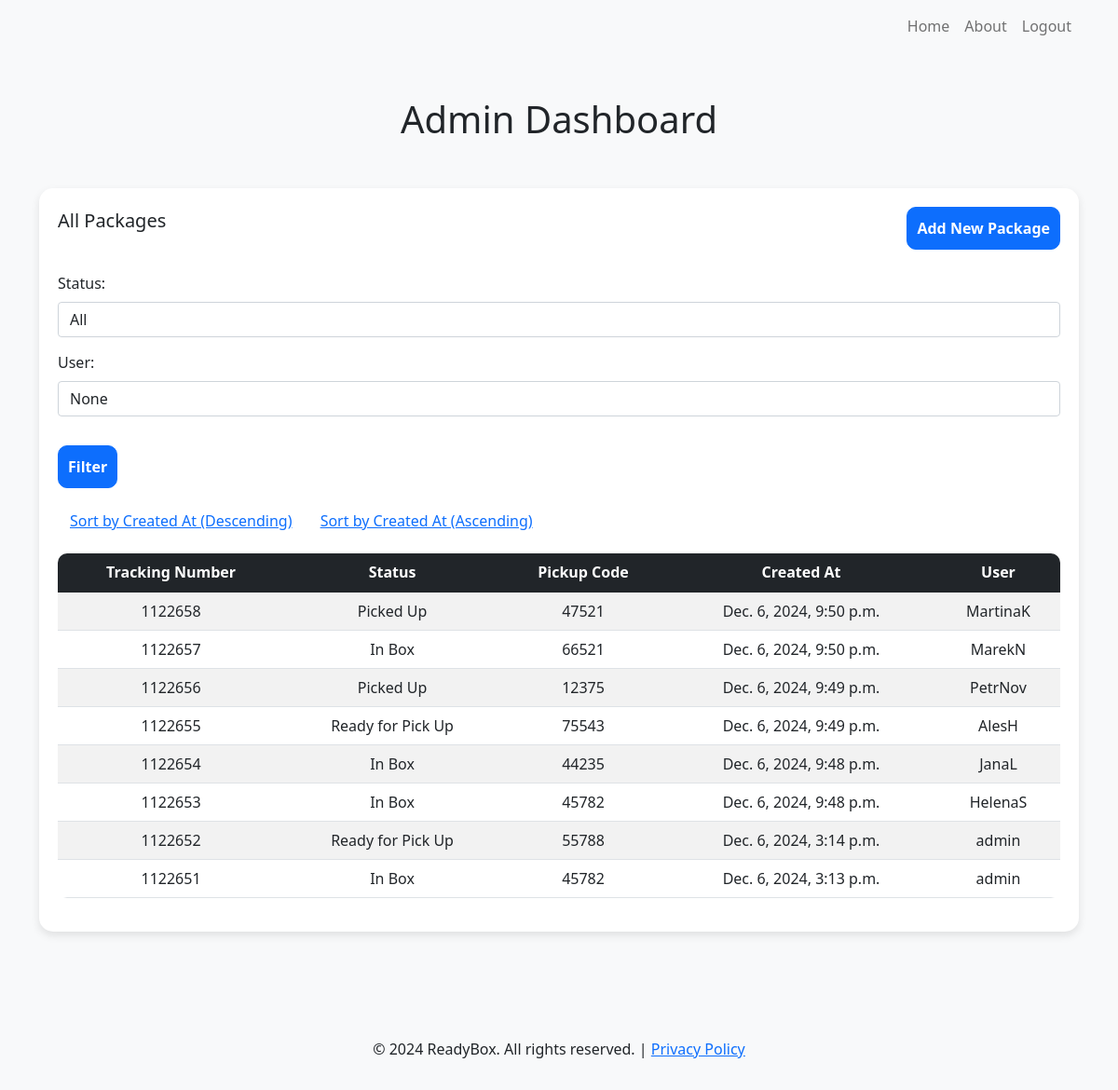
The app's page /admin_dashboard/ (signed in), older data.
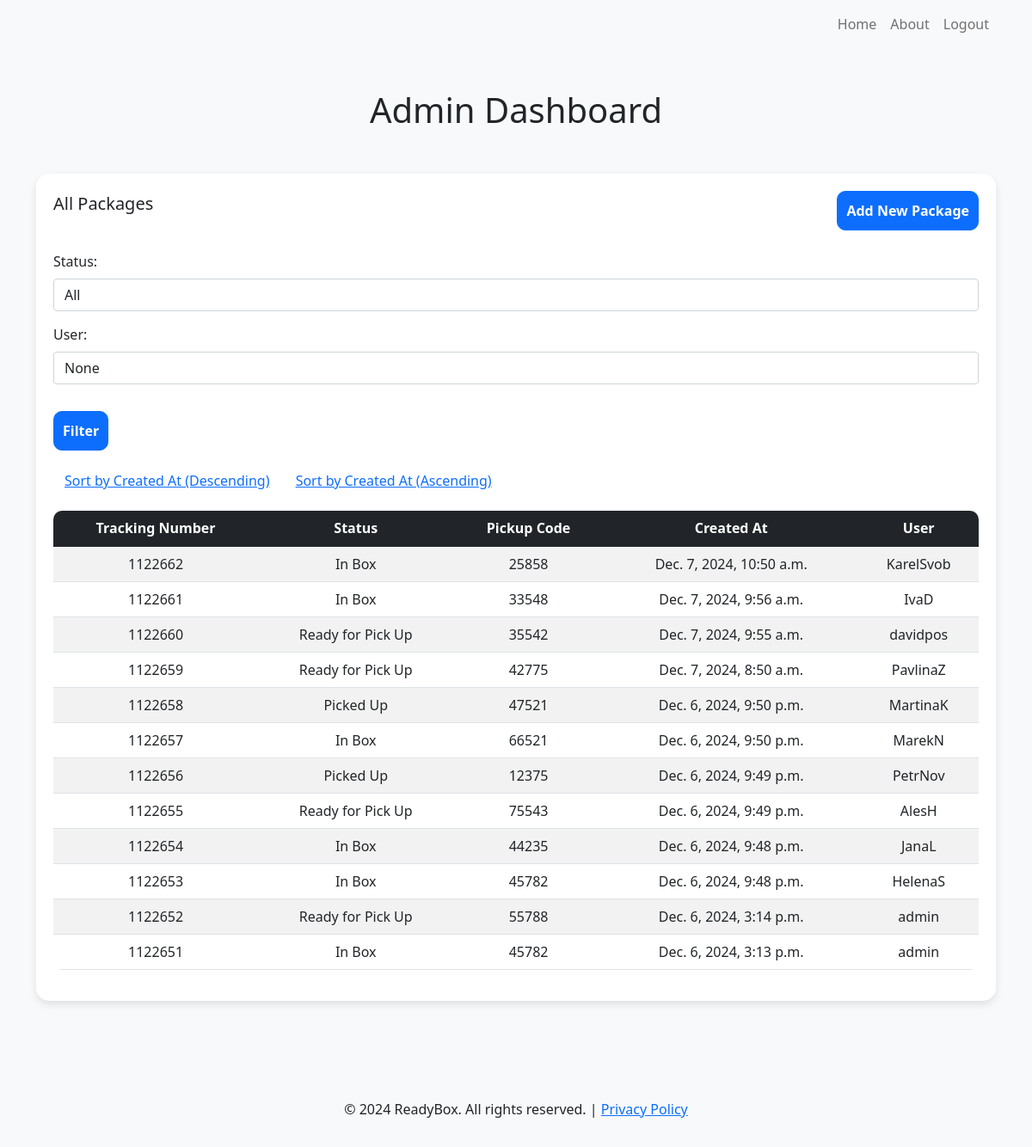
The same page, newer data.
### tracking_api/models.py (models this page shows, shortened)
class Package(models.Model):
    STATUS_CHOICES = [
        ('in_box', 'In box'),
        ('ready_for_pickup', 'Ready for pickup'),
        ('picked_up', 'Picked up'),
    ]
    tracking_number = models.CharField(max_length=50, unique=True)
    user = models.ForeignKey(User, on_delete=models.CASCADE, related_name='packages')
    status = models.CharField(max_length=20, choices=STATUS_CHOICES, default='in_box')
    pickup_code = models.CharField(max_length=6, blank=True, null=True)
    created_at = models.DateTimeField(auto_now_add=True)

### tracking_api/views.py (the view)
# urls.py: path('admin_dashboard/', views.admin_dashboard, name='admin_dashboard'),
@login_required
@user_passes_test(lambda u: u.is_staff, login_url='login')  # Pokud uživatel není admin, bude přesměrován na přihlašovací stránku.
def admin_dashboard(request):
    ordering = request.GET.get('ordering', '-created_at')  # defaultně řadit podle created_at sestupně
    status_filter = request.GET.get('status', None)
    user_filter = request.GET.get('user', None)
    if user_filter:
        try:
            user_filter = User.objects.get(username=user_filter)
        except User.DoesNotExist:
            user_filter = None  # Pokud uživatel neexistuje, nastavíme user_filter na None
    packages = Package.objects.all()
    if status_filter:
        packages = packages.filter(status=status_filter)
    if user_filter:
        packages = packages.filter(user=user_filter)
    packages = packages.order_by(ordering)
    return render(request, 'admin_dashboard.html', {
        'packages': packages,
        'ordering': ordering,
        'status_filter': status_filter,
        'user_filter': user_filter.username if user_filter else None,  # Předáme jméno uživatele zpět
    })

### tracking_api/templates/admin_dashboard.html (shortened to what this page needs)
<!DOCTYPE html>
<html lang="en">
<head>
    <link href="https://cdn.jsdelivr.net/npm/bootstrap@5.1.3/dist/css/bootstrap.min.css" rel="stylesheet">
</head>
<body>
  <nav class="navbar navbar-expand-lg navbar-light bg-light">
    <div class="container">
        <div class="collapse navbar-collapse" id="navbarNav">
            <ul class="navbar-nav ms-auto">
                <li class="nav-item">
                    <a class="nav-link" href="/">Home</a>
                </li>
                <li class="nav-item">
                    <a class="nav-link" href="/about/">About</a>
                </li>
                <li class="nav-item">
                    <a class="nav-link" href="{% url 'logout' %}">Logout</a>
                </li>
            </ul>
        </div>
    </div>
</nav>
    <div class="container my-5">
        <h1 class="text-center mb-4">Admin Dashboard</h1>
        <div class="dashboard-card">
            <div class="d-flex justify-content-between align-items-center mb-4">
                <h3 class="h5 mb-3">All Packages</h3>
                <a href="{% url 'add_package' %}" class="btn btn-primary">Add New Package</a>
            </div>
            <div class="mb-3">
                <form method="get" class="form-inline">
                    <div class="form-group">
                        <label for="status" class="form-label">Status:</label>
                        <select name="status" id="status" class="form-control">
                            <option value="">All</option>
                        </select>
                    </div>
                    <div class="form-group">
                        <label for="user" class="form-label">User:</label>
                        <input type="text" name="user" id="user" class="form-control" value="{{ user_filter }}">
                    </div>
                    <button type="submit" class="btn btn-primary mt-3">Filter</button>
                </form>
            </div>
            <div class="mb-3">
                <a href="?ordering=-created_at" class="btn btn-link">Sort by Created At (Descending)</a>
                <a href="?ordering=created_at" class="btn btn-link">Sort by Created At (Ascending)</a>
            </div>
            <table class="table table-striped table-hover">
                <thead class="table-dark">
                    <tr>
                        <th>Tracking Number</th>
                        <th>Status</th>
                        <th>Pickup Code</th>
                        <th>Created At</th>
                        <th>User</th>
                    </tr>
                </thead>
                <tbody>
                  {% for package in packages %}
                      <tr>
                          <td>{{ package.tracking_number }}</td>
                          <td>
                              {% if package.status == 'in_box' %}
                                  In Box
                              {% elif package.status == 'ready_for_pickup' %}
                                  Ready for Pick Up
                              {% elif package.status == 'picked_up' %}
                                  Picked Up
                              {% else %}
                                  {{ package.status }}
                              {% endif %}
                          </td>
                          <td>{{ package.pickup_code }}</td>
                          <td>{{ package.created_at }}</td>
                          <td>{{ package.user.username }}</td>
                      </tr>
                  {% endfor %}
              </tbody>
            </table>
        </div>
    </div>
    <footer class="text-center py-3">
        <p>&copy; 2024 ReadyBox. All rights reserved. | <a href="{% url 'privacy_policy' %}">Privacy Policy</a></p>
    </footer>
</body>
</html>

### tracking_api/templates/admin_dashboard.html (style rules this page uses)
body { display: flex; flex-direction: column; min-height: 100vh; margin: 0; background-color: #f8f9fa; }
footer { background-color: #f8f9fa; padding: 10px 0; }
.dashboard-card { max-width: 1200px; margin: 50px auto; padding: 20px; border-radius: 15px; background-color: #fff; box-shadow: 0 4px 10px rgba(0, 0, 0, 0.1); }
.btn-primary { border-radius: 10px; padding: 10px; font-weight: bold; }
.table { border-radius: 10px; overflow: hidden; background-color: #fff; }
.table th, .table td { text-align: center; vertical-align: middle; }
.form-group { margin-bottom: 15px; }
.form-group .form-control { width: 100%; }
button[type="submit"] { margin-top: 10px; }

Row changes from the older to the newer data that the page shows:
added Package: tracking_number "1122662", status "In Box", pickup_code "25858", created_at "Dec. 7, 2024, 10:50 a.m.", user.username "KarelSvob"
added Package: tracking_number "1122661", status "In Box", pickup_code "33548", created_at "Dec. 7, 2024, 9:56 a.m.", user.username "IvaD"
added Package: tracking_number "1122660", status "Ready for Pick Up", pickup_code "35542", created_at "Dec. 7, 2024, 9:55 a.m.", user.username "davidpos"
added Package: tracking_number "1122659", status "Ready for Pick Up", pickup_code "42775", created_at "Dec. 7, 2024, 8:50 a.m.", user.username "PavlinaZ"
